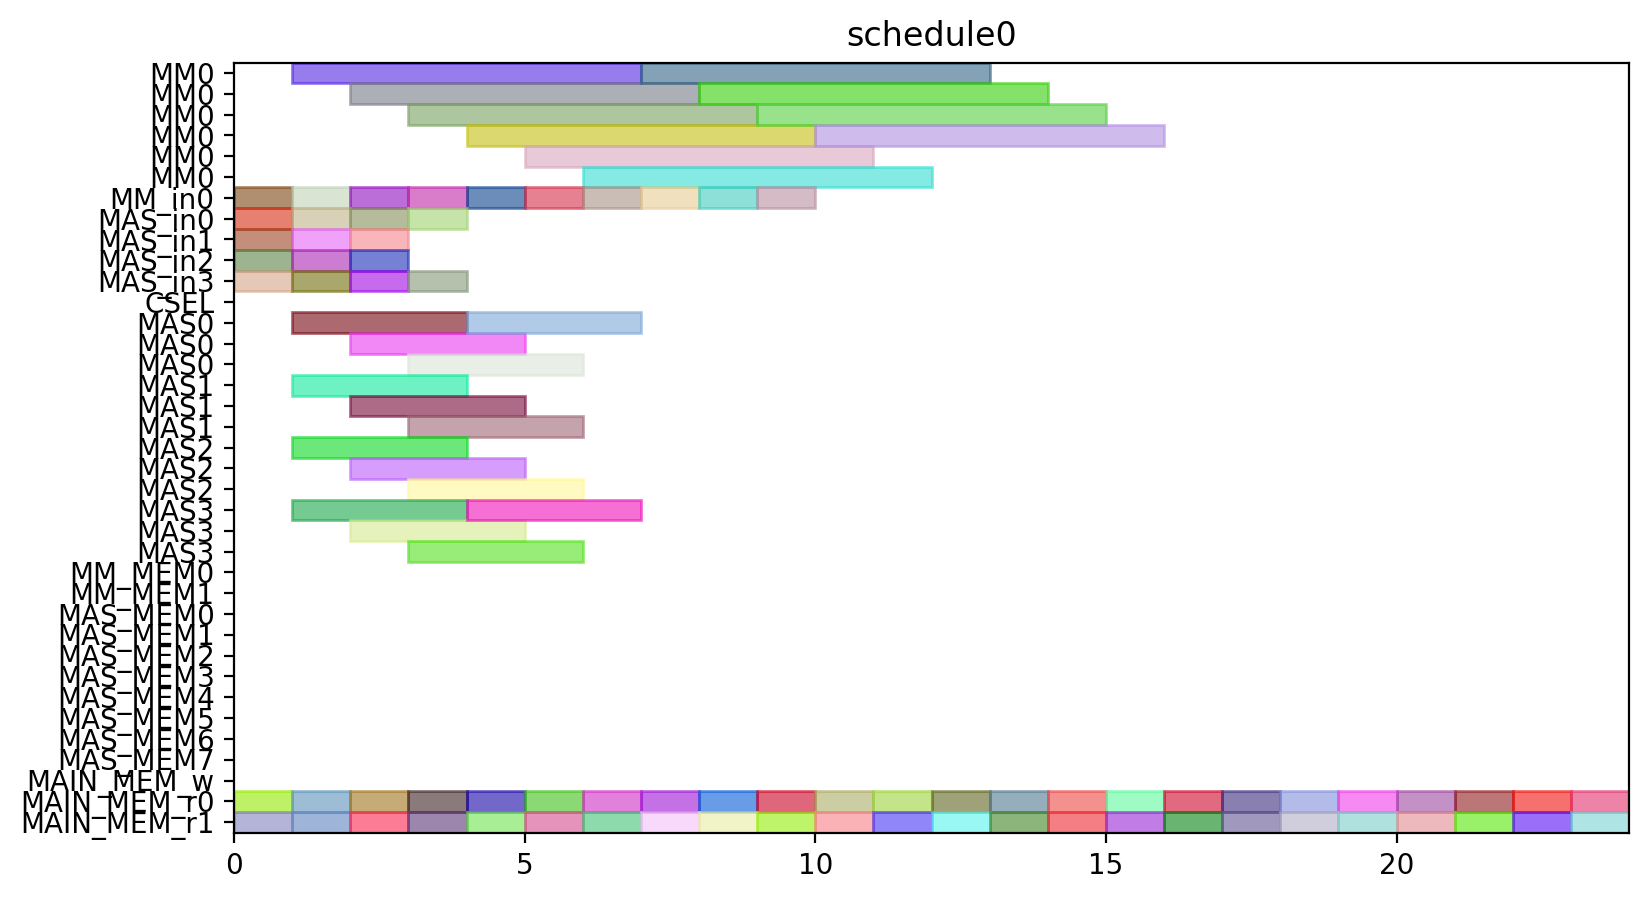

Generate this figure with Python:
from pyschedule import Scenario, solvers, plotters, alt


def solve():
	horizon = 90
	S = Scenario("schedule0", horizon=horizon)

	# resource
	MM = S.Resources('MM', num=1, size=6)
	MM_in = S.Resources('MM_in', num=1)
	MAS_in = S.Resources('MAS_in', num=4)
	CSEL = S.Resource('CSEL')
	MAS = S.Resources('MAS', num=4, size=3, periods=range(1, horizon))
	MM_MEM = S.Resources('MM_MEM', num=2)
	MAS_MEM = S.Resources('MAS_MEM', num=8)
	MAIN_MEM_w = S.Resource('MAIN_MEM_w', size=1)
	MAIN_MEM_r = S.Resources('MAIN_MEM_r', num=2)

	# result of previous scheduling

	# new tasks
	t0_t0 = S.Task('t0_t0', length=3, delay_cost=1)
	t0_t0 += alt(MAS)
	t0_t0_in = S.Task('t0_t0_in', length=1, delay_cost=1)
	t0_t0_in += alt(MAS_in)
	S += t0_t0_in*MAS_in[0]<=t0_t0*MAS[0]

	S += t0_t0_in*MAS_in[1]<=t0_t0*MAS[1]

	S += t0_t0_in*MAS_in[2]<=t0_t0*MAS[2]

	S += t0_t0_in*MAS_in[3]<=t0_t0*MAS[3]

	t0_t0_mem0 = S.Task('t0_t0_mem0', length=1, delay_cost=1)
	t0_t0_mem0 += MAIN_MEM_r[0]
	t0_t0_mem1 = S.Task('t0_t0_mem1', length=1, delay_cost=1)
	t0_t0_mem1 += MAIN_MEM_r[1]
	t0_t1 = S.Task('t0_t1', length=3, delay_cost=1)
	t0_t1 += alt(MAS)
	t0_t1_in = S.Task('t0_t1_in', length=1, delay_cost=1)
	t0_t1_in += alt(MAS_in)
	S += t0_t1_in*MAS_in[0]<=t0_t1*MAS[0]

	S += t0_t1_in*MAS_in[1]<=t0_t1*MAS[1]

	S += t0_t1_in*MAS_in[2]<=t0_t1*MAS[2]

	S += t0_t1_in*MAS_in[3]<=t0_t1*MAS[3]

	t0_t1_mem0 = S.Task('t0_t1_mem0', length=1, delay_cost=1)
	t0_t1_mem0 += MAIN_MEM_r[0]
	t0_t1_mem1 = S.Task('t0_t1_mem1', length=1, delay_cost=1)
	t0_t1_mem1 += MAIN_MEM_r[1]
	t0_t3 = S.Task('t0_t3', length=6, delay_cost=1)
	t0_t3 += alt(MM)
	t0_t3_in = S.Task('t0_t3_in', length=1, delay_cost=1)
	t0_t3_in += alt(MM_in)
	S += t0_t3_in*MM_in[0]<=t0_t3*MM[0]

	t0_t3_mem0 = S.Task('t0_t3_mem0', length=1, delay_cost=1)
	t0_t3_mem0 += MAIN_MEM_r[0]
	t0_t3_mem1 = S.Task('t0_t3_mem1', length=1, delay_cost=1)
	t0_t3_mem1 += MAIN_MEM_r[1]
	t10 = S.Task('t10', length=3, delay_cost=1)
	t10 += alt(MAS)
	t10_in = S.Task('t10_in', length=1, delay_cost=1)
	t10_in += alt(MAS_in)
	S += t10_in*MAS_in[0]<=t10*MAS[0]

	S += t10_in*MAS_in[1]<=t10*MAS[1]

	S += t10_in*MAS_in[2]<=t10*MAS[2]

	S += t10_in*MAS_in[3]<=t10*MAS[3]

	t10_mem0 = S.Task('t10_mem0', length=1, delay_cost=1)
	t10_mem0 += MAIN_MEM_r[0]
	t10_mem1 = S.Task('t10_mem1', length=1, delay_cost=1)
	t10_mem1 += MAIN_MEM_r[1]
	t11 = S.Task('t11', length=3, delay_cost=1)
	t11 += alt(MAS)
	t11_in = S.Task('t11_in', length=1, delay_cost=1)
	t11_in += alt(MAS_in)
	S += t11_in*MAS_in[0]<=t11*MAS[0]

	S += t11_in*MAS_in[1]<=t11*MAS[1]

	S += t11_in*MAS_in[2]<=t11*MAS[2]

	S += t11_in*MAS_in[3]<=t11*MAS[3]

	t11_mem0 = S.Task('t11_mem0', length=1, delay_cost=1)
	t11_mem0 += MAIN_MEM_r[0]
	t11_mem1 = S.Task('t11_mem1', length=1, delay_cost=1)
	t11_mem1 += MAIN_MEM_r[1]
	t3_t0 = S.Task('t3_t0', length=6, delay_cost=1)
	t3_t0 += alt(MM)
	t3_t0_in = S.Task('t3_t0_in', length=1, delay_cost=1)
	t3_t0_in += alt(MM_in)
	S += t3_t0_in*MM_in[0]<=t3_t0*MM[0]

	t3_t0_mem0 = S.Task('t3_t0_mem0', length=1, delay_cost=1)
	t3_t0_mem0 += MAIN_MEM_r[0]
	t3_t0_mem1 = S.Task('t3_t0_mem1', length=1, delay_cost=1)
	t3_t0_mem1 += MAIN_MEM_r[1]
	t3_t1 = S.Task('t3_t1', length=6, delay_cost=1)
	t3_t1 += alt(MM)
	t3_t1_in = S.Task('t3_t1_in', length=1, delay_cost=1)
	t3_t1_in += alt(MM_in)
	S += t3_t1_in*MM_in[0]<=t3_t1*MM[0]

	t3_t1_mem0 = S.Task('t3_t1_mem0', length=1, delay_cost=1)
	t3_t1_mem0 += MAIN_MEM_r[0]
	t3_t1_mem1 = S.Task('t3_t1_mem1', length=1, delay_cost=1)
	t3_t1_mem1 += MAIN_MEM_r[1]
	t3_t2 = S.Task('t3_t2', length=3, delay_cost=1)
	t3_t2 += alt(MAS)
	t3_t2_in = S.Task('t3_t2_in', length=1, delay_cost=1)
	t3_t2_in += alt(MAS_in)
	S += t3_t2_in*MAS_in[0]<=t3_t2*MAS[0]

	S += t3_t2_in*MAS_in[1]<=t3_t2*MAS[1]

	S += t3_t2_in*MAS_in[2]<=t3_t2*MAS[2]

	S += t3_t2_in*MAS_in[3]<=t3_t2*MAS[3]

	t3_t2_mem0 = S.Task('t3_t2_mem0', length=1, delay_cost=1)
	t3_t2_mem0 += MAIN_MEM_r[0]
	t3_t2_mem1 = S.Task('t3_t2_mem1', length=1, delay_cost=1)
	t3_t2_mem1 += MAIN_MEM_r[1]
	t3_t3 = S.Task('t3_t3', length=3, delay_cost=1)
	t3_t3 += alt(MAS)
	t3_t3_in = S.Task('t3_t3_in', length=1, delay_cost=1)
	t3_t3_in += alt(MAS_in)
	S += t3_t3_in*MAS_in[0]<=t3_t3*MAS[0]

	S += t3_t3_in*MAS_in[1]<=t3_t3*MAS[1]

	S += t3_t3_in*MAS_in[2]<=t3_t3*MAS[2]

	S += t3_t3_in*MAS_in[3]<=t3_t3*MAS[3]

	t3_t3_mem0 = S.Task('t3_t3_mem0', length=1, delay_cost=1)
	t3_t3_mem0 += MAIN_MEM_r[0]
	t3_t3_mem1 = S.Task('t3_t3_mem1', length=1, delay_cost=1)
	t3_t3_mem1 += MAIN_MEM_r[1]
	t4_t0 = S.Task('t4_t0', length=3, delay_cost=1)
	t4_t0 += alt(MAS)
	t4_t0_in = S.Task('t4_t0_in', length=1, delay_cost=1)
	t4_t0_in += alt(MAS_in)
	S += t4_t0_in*MAS_in[0]<=t4_t0*MAS[0]

	S += t4_t0_in*MAS_in[1]<=t4_t0*MAS[1]

	S += t4_t0_in*MAS_in[2]<=t4_t0*MAS[2]

	S += t4_t0_in*MAS_in[3]<=t4_t0*MAS[3]

	t4_t0_mem0 = S.Task('t4_t0_mem0', length=1, delay_cost=1)
	t4_t0_mem0 += MAIN_MEM_r[0]
	t4_t0_mem1 = S.Task('t4_t0_mem1', length=1, delay_cost=1)
	t4_t0_mem1 += MAIN_MEM_r[1]
	t4_t1 = S.Task('t4_t1', length=3, delay_cost=1)
	t4_t1 += alt(MAS)
	t4_t1_in = S.Task('t4_t1_in', length=1, delay_cost=1)
	t4_t1_in += alt(MAS_in)
	S += t4_t1_in*MAS_in[0]<=t4_t1*MAS[0]

	S += t4_t1_in*MAS_in[1]<=t4_t1*MAS[1]

	S += t4_t1_in*MAS_in[2]<=t4_t1*MAS[2]

	S += t4_t1_in*MAS_in[3]<=t4_t1*MAS[3]

	t4_t1_mem0 = S.Task('t4_t1_mem0', length=1, delay_cost=1)
	t4_t1_mem0 += MAIN_MEM_r[0]
	t4_t1_mem1 = S.Task('t4_t1_mem1', length=1, delay_cost=1)
	t4_t1_mem1 += MAIN_MEM_r[1]
	t4_t3 = S.Task('t4_t3', length=6, delay_cost=1)
	t4_t3 += alt(MM)
	t4_t3_in = S.Task('t4_t3_in', length=1, delay_cost=1)
	t4_t3_in += alt(MM_in)
	S += t4_t3_in*MM_in[0]<=t4_t3*MM[0]

	t4_t3_mem0 = S.Task('t4_t3_mem0', length=1, delay_cost=1)
	t4_t3_mem0 += MAIN_MEM_r[0]
	t4_t3_mem1 = S.Task('t4_t3_mem1', length=1, delay_cost=1)
	t4_t3_mem1 += MAIN_MEM_r[1]
	t5_t0 = S.Task('t5_t0', length=6, delay_cost=1)
	t5_t0 += alt(MM)
	t5_t0_in = S.Task('t5_t0_in', length=1, delay_cost=1)
	t5_t0_in += alt(MM_in)
	S += t5_t0_in*MM_in[0]<=t5_t0*MM[0]

	t5_t0_mem0 = S.Task('t5_t0_mem0', length=1, delay_cost=1)
	t5_t0_mem0 += MAIN_MEM_r[0]
	t5_t0_mem1 = S.Task('t5_t0_mem1', length=1, delay_cost=1)
	t5_t0_mem1 += MAIN_MEM_r[1]
	t5_t1 = S.Task('t5_t1', length=6, delay_cost=1)
	t5_t1 += alt(MM)
	t5_t1_in = S.Task('t5_t1_in', length=1, delay_cost=1)
	t5_t1_in += alt(MM_in)
	S += t5_t1_in*MM_in[0]<=t5_t1*MM[0]

	t5_t1_mem0 = S.Task('t5_t1_mem0', length=1, delay_cost=1)
	t5_t1_mem0 += MAIN_MEM_r[0]
	t5_t1_mem1 = S.Task('t5_t1_mem1', length=1, delay_cost=1)
	t5_t1_mem1 += MAIN_MEM_r[1]
	t5_t2 = S.Task('t5_t2', length=3, delay_cost=1)
	t5_t2 += alt(MAS)
	t5_t2_in = S.Task('t5_t2_in', length=1, delay_cost=1)
	t5_t2_in += alt(MAS_in)
	S += t5_t2_in*MAS_in[0]<=t5_t2*MAS[0]

	S += t5_t2_in*MAS_in[1]<=t5_t2*MAS[1]

	S += t5_t2_in*MAS_in[2]<=t5_t2*MAS[2]

	S += t5_t2_in*MAS_in[3]<=t5_t2*MAS[3]

	t5_t2_mem0 = S.Task('t5_t2_mem0', length=1, delay_cost=1)
	t5_t2_mem0 += MAIN_MEM_r[0]
	t5_t2_mem1 = S.Task('t5_t2_mem1', length=1, delay_cost=1)
	t5_t2_mem1 += MAIN_MEM_r[1]
	t5_t3 = S.Task('t5_t3', length=3, delay_cost=1)
	t5_t3 += alt(MAS)
	t5_t3_in = S.Task('t5_t3_in', length=1, delay_cost=1)
	t5_t3_in += alt(MAS_in)
	S += t5_t3_in*MAS_in[0]<=t5_t3*MAS[0]

	S += t5_t3_in*MAS_in[1]<=t5_t3*MAS[1]

	S += t5_t3_in*MAS_in[2]<=t5_t3*MAS[2]

	S += t5_t3_in*MAS_in[3]<=t5_t3*MAS[3]

	t5_t3_mem0 = S.Task('t5_t3_mem0', length=1, delay_cost=1)
	t5_t3_mem0 += MAIN_MEM_r[0]
	t5_t3_mem1 = S.Task('t5_t3_mem1', length=1, delay_cost=1)
	t5_t3_mem1 += MAIN_MEM_r[1]
	t6_t0 = S.Task('t6_t0', length=6, delay_cost=1)
	t6_t0 += alt(MM)
	t6_t0_in = S.Task('t6_t0_in', length=1, delay_cost=1)
	t6_t0_in += alt(MM_in)
	S += t6_t0_in*MM_in[0]<=t6_t0*MM[0]

	t6_t0_mem0 = S.Task('t6_t0_mem0', length=1, delay_cost=1)
	t6_t0_mem0 += MAIN_MEM_r[0]
	t6_t0_mem1 = S.Task('t6_t0_mem1', length=1, delay_cost=1)
	t6_t0_mem1 += MAIN_MEM_r[1]
	t6_t1 = S.Task('t6_t1', length=6, delay_cost=1)
	t6_t1 += alt(MM)
	t6_t1_in = S.Task('t6_t1_in', length=1, delay_cost=1)
	t6_t1_in += alt(MM_in)
	S += t6_t1_in*MM_in[0]<=t6_t1*MM[0]

	t6_t1_mem0 = S.Task('t6_t1_mem0', length=1, delay_cost=1)
	t6_t1_mem0 += MAIN_MEM_r[0]
	t6_t1_mem1 = S.Task('t6_t1_mem1', length=1, delay_cost=1)
	t6_t1_mem1 += MAIN_MEM_r[1]
	t6_t2 = S.Task('t6_t2', length=3, delay_cost=1)
	t6_t2 += alt(MAS)
	t6_t2_in = S.Task('t6_t2_in', length=1, delay_cost=1)
	t6_t2_in += alt(MAS_in)
	S += t6_t2_in*MAS_in[0]<=t6_t2*MAS[0]

	S += t6_t2_in*MAS_in[1]<=t6_t2*MAS[1]

	S += t6_t2_in*MAS_in[2]<=t6_t2*MAS[2]

	S += t6_t2_in*MAS_in[3]<=t6_t2*MAS[3]

	t6_t2_mem0 = S.Task('t6_t2_mem0', length=1, delay_cost=1)
	t6_t2_mem0 += MAIN_MEM_r[0]
	t6_t2_mem1 = S.Task('t6_t2_mem1', length=1, delay_cost=1)
	t6_t2_mem1 += MAIN_MEM_r[1]
	t6_t3 = S.Task('t6_t3', length=3, delay_cost=1)
	t6_t3 += alt(MAS)
	t6_t3_in = S.Task('t6_t3_in', length=1, delay_cost=1)
	t6_t3_in += alt(MAS_in)
	S += t6_t3_in*MAS_in[0]<=t6_t3*MAS[0]

	S += t6_t3_in*MAS_in[1]<=t6_t3*MAS[1]

	S += t6_t3_in*MAS_in[2]<=t6_t3*MAS[2]

	S += t6_t3_in*MAS_in[3]<=t6_t3*MAS[3]

	t6_t3_mem0 = S.Task('t6_t3_mem0', length=1, delay_cost=1)
	t6_t3_mem0 += MAIN_MEM_r[0]
	t6_t3_mem1 = S.Task('t6_t3_mem1', length=1, delay_cost=1)
	t6_t3_mem1 += MAIN_MEM_r[1]
	t7_t0 = S.Task('t7_t0', length=6, delay_cost=1)
	t7_t0 += alt(MM)
	t7_t0_in = S.Task('t7_t0_in', length=1, delay_cost=1)
	t7_t0_in += alt(MM_in)
	S += t7_t0_in*MM_in[0]<=t7_t0*MM[0]

	t7_t0_mem0 = S.Task('t7_t0_mem0', length=1, delay_cost=1)
	t7_t0_mem0 += MAIN_MEM_r[0]
	t7_t0_mem1 = S.Task('t7_t0_mem1', length=1, delay_cost=1)
	t7_t0_mem1 += MAIN_MEM_r[1]
	t7_t1 = S.Task('t7_t1', length=6, delay_cost=1)
	t7_t1 += alt(MM)
	t7_t1_in = S.Task('t7_t1_in', length=1, delay_cost=1)
	t7_t1_in += alt(MM_in)
	S += t7_t1_in*MM_in[0]<=t7_t1*MM[0]

	t7_t1_mem0 = S.Task('t7_t1_mem0', length=1, delay_cost=1)
	t7_t1_mem0 += MAIN_MEM_r[0]
	t7_t1_mem1 = S.Task('t7_t1_mem1', length=1, delay_cost=1)
	t7_t1_mem1 += MAIN_MEM_r[1]
	t7_t2 = S.Task('t7_t2', length=3, delay_cost=1)
	t7_t2 += alt(MAS)
	t7_t2_in = S.Task('t7_t2_in', length=1, delay_cost=1)
	t7_t2_in += alt(MAS_in)
	S += t7_t2_in*MAS_in[0]<=t7_t2*MAS[0]

	S += t7_t2_in*MAS_in[1]<=t7_t2*MAS[1]

	S += t7_t2_in*MAS_in[2]<=t7_t2*MAS[2]

	S += t7_t2_in*MAS_in[3]<=t7_t2*MAS[3]

	t7_t2_mem0 = S.Task('t7_t2_mem0', length=1, delay_cost=1)
	t7_t2_mem0 += MAIN_MEM_r[0]
	t7_t2_mem1 = S.Task('t7_t2_mem1', length=1, delay_cost=1)
	t7_t2_mem1 += MAIN_MEM_r[1]
	t7_t3 = S.Task('t7_t3', length=3, delay_cost=1)
	t7_t3 += alt(MAS)
	t7_t3_in = S.Task('t7_t3_in', length=1, delay_cost=1)
	t7_t3_in += alt(MAS_in)
	S += t7_t3_in*MAS_in[0]<=t7_t3*MAS[0]

	S += t7_t3_in*MAS_in[1]<=t7_t3*MAS[1]

	S += t7_t3_in*MAS_in[2]<=t7_t3*MAS[2]

	S += t7_t3_in*MAS_in[3]<=t7_t3*MAS[3]

	t7_t3_mem0 = S.Task('t7_t3_mem0', length=1, delay_cost=1)
	t7_t3_mem0 += MAIN_MEM_r[0]
	t7_t3_mem1 = S.Task('t7_t3_mem1', length=1, delay_cost=1)
	t7_t3_mem1 += MAIN_MEM_r[1]
	solvers.mip.solve(S,msg=1,kind='CPLEX',ratio_gap=1.01)

	solution = [['hoge']*len(S.solution()[1]) for i in range(len(S.solution()))]
	for i in range(len(S.solution())):
		for j in range(len(S.solution()[i])):
			solution[i][j]=str(S.solution()[i][j])
	print(solution)

	cycles = int(solution[-1][3])

	pic_file_name = "/home/mfukuda/ABE/multiRAM_multiMAS_16mux/scheduling_result/stage6MM1_stage3MAS4/SQR012345/schedule0.png"
	if(S.solution() != []):
		plotters.matplotlib.plot(S,img_filename=pic_file_name, show_task_labels=False, fig_size=(cycles*0.25+3, 5))

	return solution
